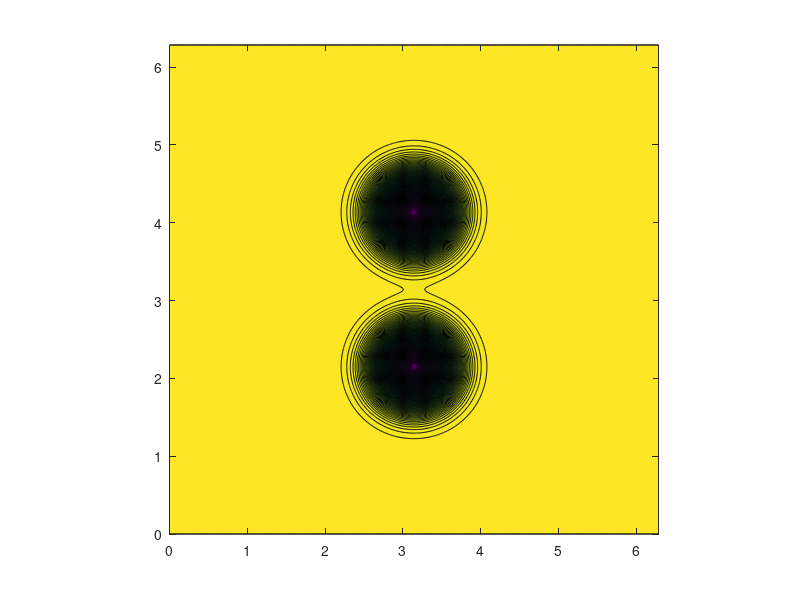

Recreate this plot in MATLAB. (Note: this script raises an error after producing the figure.)
clear;

page_output_immediately(true);

%%%%%%%%%%%%%%%%%%%%%%%%%%%%%%%%%%%%%%%%%%%%%%%%%%%%%%%%%%%%%%%%%%%%%%%%
%Initial conditions
Nc = 32;
Nf = 256;
Np = 512;
%%%%%%%%%%%%%%%%%%%%%%%%%%%%%%%%%%%%%%%%%%%%%%%%%%%%%%%%%%%%%%%%%%%%%%%%


%%%%%%%%%%%%%%%%%%%%%%%%%%%%%%%%%%%%%%%%%%%%%%%%%%%%%%%%%%%%%%%%%%%%%%%%
%initialization of reference grid
dL = 2*pi;
[x, y] = meshgrid(linspace(0, dL, Nf+1), linspace(0, dL, Nf+1));
[Iy Ix] = size(x)
xMin = x(1, 1);
xMax = x(1, Ix);
xDelta = xMax - xMin;
yMin = y(1, 1);
yMax = y(Iy, 1);
yDelta = yMax - yMin;
h = x(1, 2) - x(1, 1);
%%%%%%%%%%%%%%%%%%%%%%%%%%%%%%%%%%%%%%%%%%%%%%%%%%%%%%%%%%%%%%%%%%%%%%%%


%%%%%%%%%%%%%%%%%%%%%%%%%%%%%%%%%%%%%%%%%%%%%%%%%%%%%%%%%%%%%%%%%%%%%%%%
%Sampling grid
[Xs, Ys] = meshgrid(linspace(0, dL, Np));
%%%%%%%%%%%%%%%%%%%%%%%%%%%%%%%%%%%%%%%%%%%%%%%%%%%%%%%%%%%%%%%%%%%%%%%%


%%%%%%%%%%%%%%%%%%%%%%%%%%%%%%%%%%%%%%%%%%%%%%%%%%%%%%%%%%%%%%%%%%%%%%%%
%Initial vorticity function
Fw = @(x, y) -sin(x*pi/dL).^2.*sin(y*pi/dL).^2.*(exp(-((x - 0.5*dL).^2 + (y - dL/3).^2)*5) + exp(-((x - 0.5*dL).^2 + (y - 2*dL/3).^2)*5));
%Fw = @(x, y) sin(x).*sin(y);
%%%%%%%%%%%%%%%%%%%%%%%%%%%%%%%%%%%%%%%%%%%%%%%%%%%%%%%%%%%%%%%%%%%%%%%%


%%%%%%%%%%%%%%%%%%%%%%%%%%%%%%%%%%%%%%%%%%%%%%%%%%%%%%%%%%%%%%%%%%%%%%%%
%Initial parameters
F = Fw(x, y);
peak = max(max(abs(F)))
t0 = 0;
tf = 2000;
ifPlot = true;
%%%%%%%%%%%%%%%%%%%%%%%%%%%%%%%%%%%%%%%%%%%%%%%%%%%%%%%%%%%%%%%%%%%%%%%%



%%%%%%%%%%%%%%%%%%%%%%%%%%%%%%%%%%%%%%%%%%%%%%%%%%%%%%%%%%%%%%%%%%%%%%%%
%diffeomorphism grids

%coarse grid
Bc = linspace(xMin, xMax, Nc+1);
hc = Bc(2) - Bc(1);
[Xc, Yc] = [H, V] = meshgrid(Bc, Bc);
Hx = Vy = H.*0 + 1;
Hxy = Vxy = Hy = Vx = H.*0;

%fine grid
Bf = linspace(xMin, xMax, Nf+1);
hf = Bf(2) - Bf(1);
[Xf, Yf] = [Hf, Vf] = meshgrid(Bf, Bf);
Hxf = Vyf = Hf.*0 + 1;
Hxyf = Vxyf = Hyf = Vxf = Hf.*0;
%%%%%%%%%%%%%%%%%%%%%%%%%%%%%%%%%%%%%%%%%%%%%%%%%%%%%%%%%%%%%%%%%%%%%%%%


%extending (warping) domain on corners for periodic conditions
[IXc_w, IYc_w] = meshgrid([1:Nc+3], [1:Nc+3]);	%w for warped

ifXcWarped = ((IXc_w-1)>Nc+1) - ((IXc_w-1)<1);
ifYcWarped = ((IYc_w-1)>Nc+1) - ((IYc_w-1)<1);

XcMax = Xc(1, Nc+1);
XcMin = Xc(1, 1);
XcDelta = XcMax - XcMin;
YcMax = Yc(Nc+1, 1);
YcMin = Yc(1, 1);
YcDelta = YcMax - YcMin;

IXc_w = (IXc_w-1) - (Nc)*((IXc_w-1)>Nc+1) +  (Nc)*((IXc_w-1)<1);
IYc_w = (IYc_w-1) - (Nc)*((IYc_w-1)>Nc+1) +  (Nc)*((IYc_w-1)<1);

Ic_w = (IXc_w-1).*(Nc+1) + IYc_w;
Xc_w = Xc(Ic_w) + ifXcWarped.*XcDelta;
Yc_w = Yc(Ic_w) + ifYcWarped.*YcDelta;

[IXf_w, IYf_w] = meshgrid([1:Nf+3], [1:Nf+3]);	%w for warped

ifXfWarped = ((IXf_w-1)>Nf+1) - ((IXf_w-1)<1);
ifYfWarped = ((IYf_w-1)>Nf+1) - ((IYf_w-1)<1);

XfMax = Xf(1, Nf+1);
XfMin = Xf(1, 1);
XfDelta = XfMax - XfMin;
YfMax = Yf(Nf+1, 1);
YfMin = Yf(1, 1);
YfDelta = YfMax - YfMin;

IXf_w = (IXf_w-1) - (Nf)*((IXf_w-1)>Nf+1) +  (Nf)*((IXf_w-1)<1);
IYf_w = (IYf_w-1) - (Nf)*((IYf_w-1)>Nf+1) +  (Nf)*((IYf_w-1)<1);

If_w = (IXf_w-1).*(Nf+1) + IYf_w;
Xf_w = Xf(If_w) + ifXfWarped.*XfDelta;
Yf_w = Yf(If_w) + ifYfWarped.*YfDelta;
%%%%%%%%%%%%%%%%%%%%%%%%%%%%%%%%%%%%%%%%%%%%%%%%%%%%%%%%%%%%%%%%%%%%%%%%

%some control parameters
nC = 100;		%Number of contour bands to be displayed
gridShiftN = 5;	
plotctr = 50;	%No of step to wait before each plotting
t = t0;			
i = j = [2:Nc];
ctr = 0;

G = F;
	
if(ifPlot && mod(ctr, plotctr)==0)

		%using sampling grid
		Gtemp = Fw(Xs, Ys);
		
	
	contourf(Xs, Ys, Gtemp, nC);
	shading flat;
	axis([xMin, xMax, yMin, yMax], "square");
	caxis([-peak, 0]);
	shading flat;	
	drawnow;
	print( strcat('Images/Eule2D_',num2str(Nc), '_',num2str(Nf), '_', num2str(ctr),'.png'), '-r200');
end;

ctr = ctr+1;
dt = hc/2

while t<tf;
		
	if(t+dt>tf)
		dt = tf - t;
	end;	
		
		%evaluating velocity field from F
		
		%Temporary vorticity field
		F_ = fft2(G(1:Nf, 1:Nf));
        
        K = [0:Nf/2, -Nf/2+1:-1];
		[kx, ky] = meshgrid(K, K);
        
        psif_ = -F_./((kx.^2 + ky.^2)*(2*pi/xDelta)^2);
        psif_(1,1) = 0;
        psifx_ = (2*pi/xDelta)*1i.*psif_.*kx;
        psify_ = (2*pi/xDelta)*1i.*psif_.*ky;
        psifxy_ = -((2*pi/xDelta).^2)*psif_.*kx.*ky;
        
        %mask
        kf2c = [1:Nc/2+1, Nf-(Nc/2-1)+1:Nf];
        M = zeros(Nc, Nc) + (Nc/Nf)^2;
        M(Nc/2+1, :) = M(Nc/2+1, :)*2;
        M(:, Nc/2+1) = M(:, Nc/2+1)*2;
        
        if(Nc==Nf)
            printf('Mask is not designed for Nc=Nf');
        end
        
        %on coarser grid
        
        A_c = psif_(kf2c, kf2c).*M;
        Ax_c = psifx_(kf2c, kf2c).*M;
        Ay_c = psify_(kf2c, kf2c).*M;
        Axy_c = psifxy_(kf2c, kf2c).*M;
        
        %Kc = [0:Nc/2, -Nc/2+1:-1];
        %[kxc, kyc] = meshgrid(Kc, Kc);
        	
        Ac = real(ifft2(A_c))([1:Nc, 1], [1:Nc, 1]);
		Axc = real(ifft2(Ax_c))([1:Nc, 1], [1:Nc, 1]);
		Ayc = real(ifft2(Ay_c))([1:Nc, 1], [1:Nc, 1]);
		Axyc = real(ifft2(Axy_c))([1:Nc, 1], [1:Nc, 1]);
        
		Ac_w = Ac(Ic_w);
		Axc_w = Axc(Ic_w);
		Ayc_w = Ayc(Ic_w);
		Axyc_w = Axyc(Ic_w);
		
	%backward integration
	eh = 10^-4;
	
    %advection using Euler
	[x0_xpyp, y0_xpyp] = Advection_Euler1D(Xc_w, Yc_w, Xc+eh, Yc+eh, dt, Ac_w, Axc_w, Ayc_w, Axyc_w);
	[x0_xpyn, y0_xpyn] = Advection_Euler1D(Xc_w, Yc_w, Xc+eh, Yc-eh, dt, Ac_w, Axc_w, Ayc_w, Axyc_w);
	[x0_xnyp, y0_xnyp] = Advection_Euler1D(Xc_w, Yc_w, Xc-eh, Yc+eh, dt, Ac_w, Axc_w, Ayc_w, Axyc_w);
	[x0_xnyn, y0_xnyn] = Advection_Euler1D(Xc_w, Yc_w, Xc-eh, Yc-eh, dt, Ac_w, Axc_w, Ayc_w, Axyc_w);
	%//////////////////////////////
    
    #{
	%advection using fpi
	[x0_xpyp, y0_xpyp] = fpi(Xc_w, Yc_w, Xc+eh, Yc+eh, t, dt, Ac_w, Axc_w, Ayc_w, Axyc_w);
	[x0_xpyn, y0_xpyn] = fpi(Xc_w, Yc_w, Xc+eh, Yc-eh, t, dt, Ac_w, Axc_w, Ayc_w, Axyc_w);
	[x0_xnyp, y0_xnyp] = fpi(Xc_w, Yc_w, Xc-eh, Yc+eh, t, dt, Ac_w, Axc_w, Ayc_w, Axyc_w);
	[x0_xnyn, y0_xnyn] = fpi(Xc_w, Yc_w, Xc-eh, Yc-eh, t, dt, Ac_w, Axc_w, Ayc_w, Axyc_w);
	%//////////////////////////////
	#}
	
	H0_xpyp  = H2d_Warped(Xc, Yc, H, Hx, Hy, Hxy, xDelta, 0, x0_xpyp, y0_xpyp);
	H0_xpyn  = H2d_Warped(Xc, Yc, H, Hx, Hy, Hxy, xDelta, 0, x0_xpyn, y0_xpyn);
	H0_xnyp  = H2d_Warped(Xc, Yc, H, Hx, Hy, Hxy, xDelta, 0, x0_xnyp, y0_xnyp);
	H0_xnyn  = H2d_Warped(Xc, Yc, H, Hx, Hy, Hxy, xDelta, 0, x0_xnyn, y0_xnyn);
	
	V0_xpyp  = H2d_Warped(Xc, Yc, V, Vx, Vy, Vxy, 0, yDelta, x0_xpyp, y0_xpyp);
	V0_xpyn  = H2d_Warped(Xc, Yc, V, Vx, Vy, Vxy, 0, yDelta, x0_xpyn, y0_xpyn);
	V0_xnyp  = H2d_Warped(Xc, Yc, V, Vx, Vy, Vxy, 0, yDelta, x0_xnyp, y0_xnyp);
	V0_xnyn  = H2d_Warped(Xc, Yc, V, Vx, Vy, Vxy, 0, yDelta, x0_xnyn, y0_xnyn);
	
	H = (H0_xpyp + H0_xnyn + H0_xpyn + H0_xnyp)/4;
	Hx = (H0_xpyp - H0_xnyn + H0_xpyn - H0_xnyp)/(4*eh);
	Hy = (H0_xpyp - H0_xnyn - H0_xpyn + H0_xnyp)/(4*eh);
	Hxy = (H0_xpyp + H0_xnyn - H0_xpyn - H0_xnyp)/(4*eh*eh);
		
	V = (V0_xpyp + V0_xnyn + V0_xpyn + V0_xnyp)/4;
	Vx = (V0_xpyp - V0_xnyn + V0_xpyn - V0_xnyp)/(4*eh);
	Vy = (V0_xpyp - V0_xnyn - V0_xpyn + V0_xnyp)/(4*eh);
	Vxy = (V0_xpyp + V0_xnyn - V0_xpyn - V0_xnyp)/(4*eh*eh);
	
	%temporarily composed map
	[Hf_t, Hxf_t, Hyf_t, Hxyf_t, Vf_t, Vxf_t, Vyf_t, Vxyf_t] = composeMaps(	Xf, Yf, xDelta, yDelta,
																Xc, Yc, H, Hx, Hy, Hxy, V, Vx, Vy, Vxy, 
																Xf, Yf, Hf, Hxf, Hyf, Hxyf, Vf, Vxf, Vyf, Vxyf);
																
	%advected field
	_x = H2d_Warped(Xf, Yf, Hf_t, Hxf_t, Hyf_t, Hxyf_t, xDelta, 0, x, y);
	_y = H2d_Warped(Xf, Yf, Vf_t, Vxf_t, Vyf_t, Vxyf_t, 0, yDelta, x, y);
	
	G = Fw(_x, _y);
	
	if(ifPlot && mod(ctr, plotctr)==0)
	
			%using sampling grid
			__x = H2d_Warped(Xf, Yf, Hf_t, Hxf_t, Hyf_t, Hxyf_t, xDelta, 0, Xs, Ys);
			__y = H2d_Warped(Xf, Yf, Vf_t, Vxf_t, Vyf_t, Vxyf_t, 0, yDelta, Xs, Ys);
			Gtemp = Fw(__x, __y);
			
	
		contourf(Xs, Ys, Gtemp, nC);
		axis([xMin, xMax, yMin, yMax], "square");
		caxis([-peak, 0]);
		shading flat;
		drawnow;
		print( strcat('Images/Euler2D_',num2str(Nc), '_',num2str(Nf), '_', num2str(ctr),'.png'), '-r200');
		shading flat;
		t
	end;
	
		%grid composition and resetting
	if(mod(ctr,gridShiftN)==0)
		Hf = Hf_t;
		Hxf = Hxf_t;
		Hyf = Hyf_t;
		Hxyf = Hxyf_t;
		Vf = Vf_t;
		Vxf = Vxf_t;
		Vyf = Vyf_t;
		Vxyf = Vxyf_t;
		
		[Xc, Yc] = [H, V] = meshgrid(Bc, Bc);
		Hx = Vy = H.*0 + 1;
		Hxy = Vxy = Hy = Vx = H.*0;		
		t
	end;
	
	t = t+dt;
	ctr = ctr+1;
end

